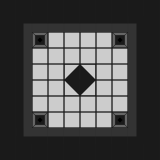

A level layout from a 2D game, rendered from its tile map. Below: a short description, then the map file with its tile-grid data intact:
An orthogonal 10x10 tile map with 16x16 px tiles, 1 tile layer (Camada de Tiles 1).

<map version="1.0" orientation="orthogonal" renderorder="right-down" width="10" height="10" tilewidth="16" tileheight="16" nextobjectid="1">
 <tileset firstgid="1" name="map" tilewidth="16" tileheight="16" tilecount="16" columns="4">
  <image source="map.png" trans="ff00ff" width="64" height="64" />
 </tileset>
 <layer name="Camada de Tiles 1" width="10" height="10">
  <data encoding="csv">
2,2,2,2,2,2,2,2,2,2,
2,9,8,8,8,8,8,8,10,2,
2,7,4,1,1,1,1,4,5,2,
2,7,1,1,1,1,1,1,5,2,
2,7,1,1,16,13,1,1,5,2,
2,7,1,1,15,14,1,1,5,2,
2,7,1,1,1,1,1,1,5,2,
2,7,4,1,1,1,1,4,5,2,
2,12,6,6,6,6,6,6,11,2,
2,2,2,2,2,2,2,2,2,2
</data>
 </layer>
</map>